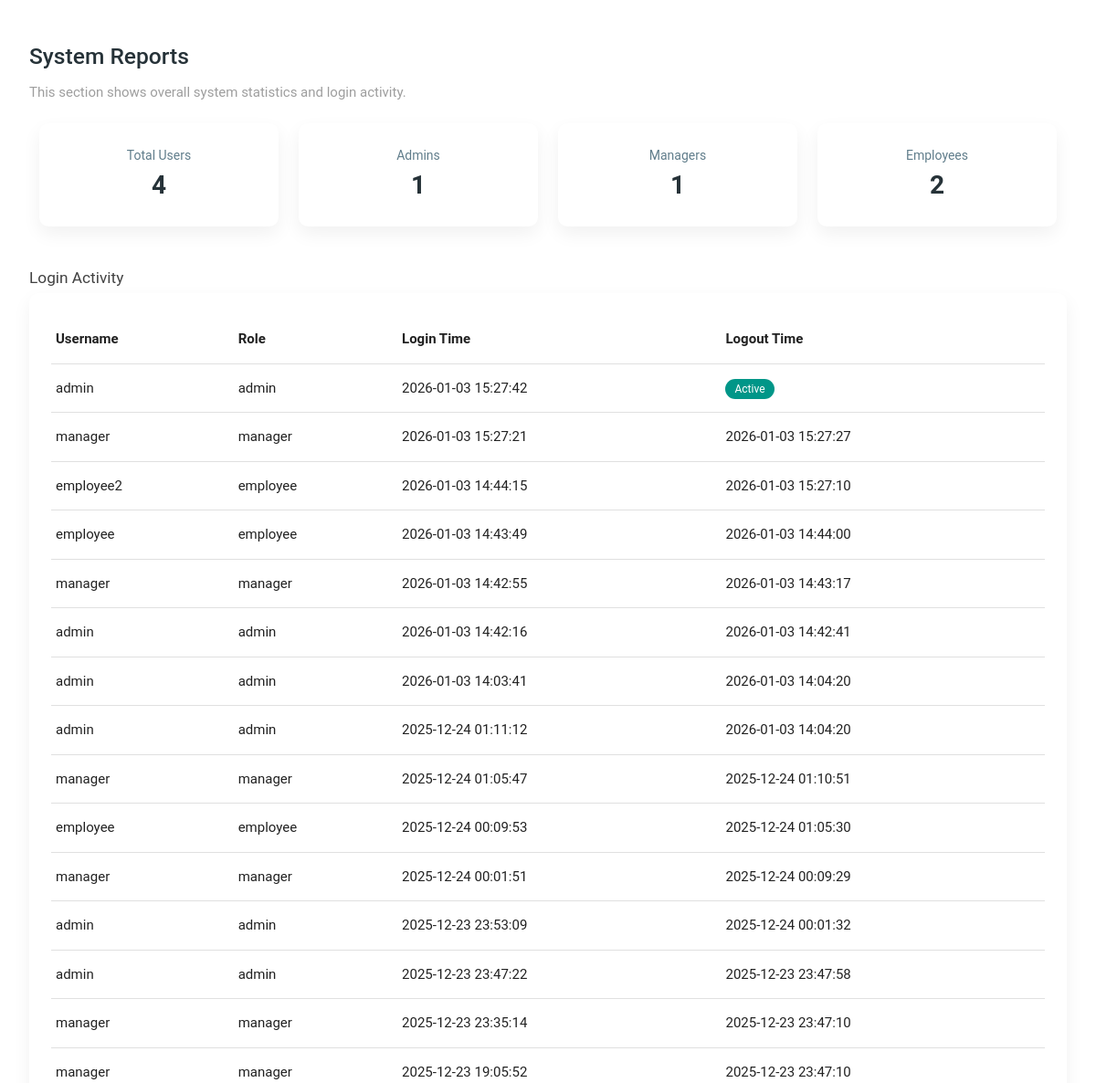
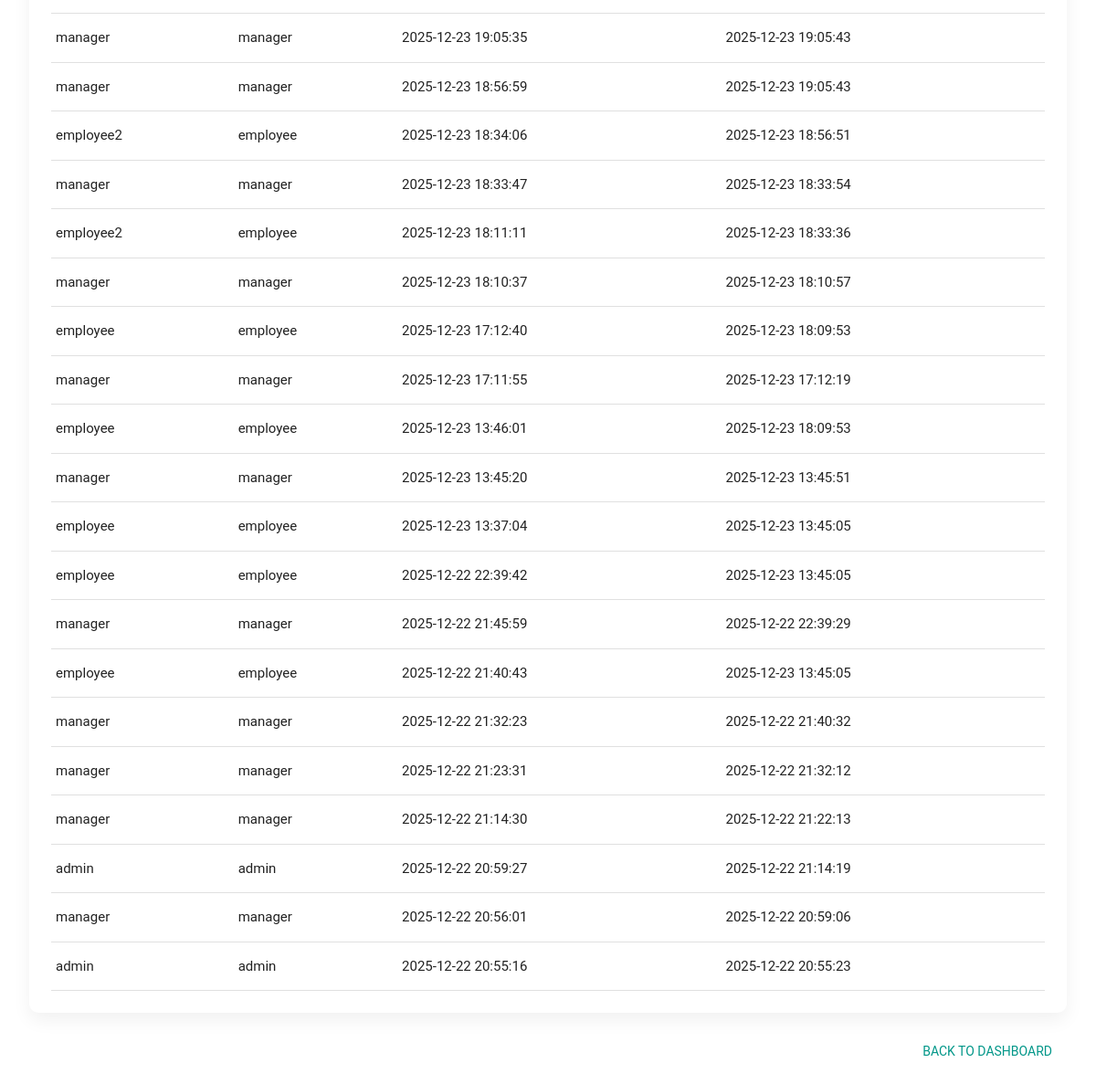
The app's page /reports (signed in) with its own data (2 pictures, top to bottom).
### tables this page shows
CREATE TABLE login_activity (
            id INTEGER PRIMARY KEY AUTOINCREMENT,
            username TEXT,
            role TEXT,
            login_time TEXT,
            logout_time TEXT
        );

### app.py (the view)
@app.route("/reports")
def reports_page():
    if session.get("role") != "admin":
        return redirect(url_for("login"))
    conn = get_db()
    total = conn.execute("SELECT COUNT(*) FROM users").fetchone()[0]
    admins = conn.execute("SELECT COUNT(*) FROM users WHERE role='admin'").fetchone()[0]
    managers = conn.execute("SELECT COUNT(*) FROM users WHERE role='manager'").fetchone()[0]
    employees = conn.execute("SELECT COUNT(*) FROM users WHERE role='employee'").fetchone()[0]
    activity = conn.execute(
        "SELECT username, role, login_time, logout_time FROM login_activity ORDER BY id DESC"
    ).fetchall()
    conn.close()
    return render_template("reports.html",
        total=total,
        admins=admins,
        managers=managers,
        employees=employees,
        activity=activity
    )

### app.py (called while the page is built)
def get_db():
    conn = sqlite3.connect("database.db")
    conn.row_factory = sqlite3.Row
    return conn

### templates/reports.html (shortened to what this page needs)
<!DOCTYPE html>
<html lang="en">
<head>
    <link rel="stylesheet"
          href="https://cdnjs.cloudflare.com/ajax/libs/materialize/1.0.0/css/materialize.min.css">
</head>
<body>
<div class="page">
    <h5 class="page-title">System Reports</h5>
    <p class="grey-text">This section shows overall system statistics and login activity.</p>
    <div class="row">
        <div class="col s12 m6 l3">
            <div class="card stat-card center-align">
                <div class="card-content">
                    <span class="stat-title">Total Users</span>
                    <div class="stat-value">{{ total }}</div>
                </div>
            </div>
        </div>
        <div class="col s12 m6 l3">
            <div class="card stat-card center-align">
                <div class="card-content">
                    <span class="stat-title">Admins</span>
                    <div class="stat-value">{{ admins }}</div>
                </div>
            </div>
        </div>
        <div class="col s12 m6 l3">
            <div class="card stat-card center-align">
                <div class="card-content">
                    <span class="stat-title">Managers</span>
                    <div class="stat-value">{{ managers }}</div>
                </div>
            </div>
        </div>
        <div class="col s12 m6 l3">
            <div class="card stat-card center-align">
                <div class="card-content">
                    <span class="stat-title">Employees</span>
                    <div class="stat-value">{{ employees }}</div>
                </div>
            </div>
        </div>
    </div>
    <h6 class="grey-text text-darken-3" style="margin-top:32px;">
        Login Activity
    </h6>
    <div class="card stat-card">
        <div class="card-content">
            <table class="highlight responsive-table">
                <thead>
                    <tr>
                        <th>Username</th>
                        <th>Role</th>
                        <th>Login Time</th>
                        <th>Logout Time</th>
                    </tr>
                </thead>
                <tbody>
                    {% for a in activity %}
                    <tr>
                        <td>{{ a.username }}</td>
                        <td>{{ a.role }}</td>
                        <td>{{ a.login_time }}</td>
                        <td>
                            {% if a.logout_time %}
                                {{ a.logout_time }}
                            {% else %}
                                <span class="badge-active">Active</span>
                            {% endif %}
                        </td>
                    </tr>
                    {% endfor %}
                </tbody>
            </table>
        </div>
    </div>
    <div class="right-align" style="margin-top: 24px;">
        <a href="/admin" class="btn-flat teal-text">
            Back to Dashboard
        </a>
    </div>
</div>
</body>
</html>

### templates/reports.html (style rules this page uses)
body { margin: 0; background-color: #ffffff; font-family: 'Roboto', sans-serif; }
.page { padding: 32px; }
.page-title { color: #263238; font-weight: 500; }
.stat-card { border-radius: 10px; box-shadow: 0 8px 20px rgba(0,0,0,0.06); }
.stat-title { font-size: 14px; color: #607d8b; }
.stat-value { font-size: 28px; font-weight: 600; color: #263238; }
.badge-active { background-color: #009688; color: #ffffff; padding: 4px 10px; border-radius: 12px; font-size: 12px; }

### records on screen
login_activity: username "admin", role "admin", login_time "2026-01-03 15:27:42", shows "Active"
login_activity: username "manager", role "manager", login_time "2026-01-03 15:27:21", logout_time "2026-01-03 15:27:27"
login_activity: username "employee2", role "employee", login_time "2026-01-03 14:44:15", logout_time "2026-01-03 15:27:10"
login_activity: username "employee", role "employee", login_time "2026-01-03 14:43:49", logout_time "2026-01-03 14:44:00"
login_activity: username "manager", role "manager", login_time "2026-01-03 14:42:55", logout_time "2026-01-03 14:43:17"
login_activity: username "admin", role "admin", login_time "2026-01-03 14:42:16", logout_time "2026-01-03 14:42:41"
login_activity: username "admin", role "admin", login_time "2026-01-03 14:03:41", logout_time "2026-01-03 14:04:20"
login_activity: username "admin", role "admin", login_time "2025-12-24 01:11:12", logout_time "2026-01-03 14:04:20"
login_activity: username "manager", role "manager", login_time "2025-12-24 01:05:47", logout_time "2025-12-24 01:10:51"
login_activity: username "employee", role "employee", login_time "2025-12-24 00:09:53", logout_time "2025-12-24 01:05:30"
login_activity: username "manager", role "manager", login_time "2025-12-24 00:01:51", logout_time "2025-12-24 00:09:29"
login_activity: username "admin", role "admin", login_time "2025-12-23 23:53:09", logout_time "2025-12-24 00:01:32"
login_activity: username "admin", role "admin", login_time "2025-12-23 23:47:22", logout_time "2025-12-23 23:47:58"
login_activity: username "manager", role "manager", login_time "2025-12-23 23:35:14", logout_time "2025-12-23 23:47:10"
login_activity: username "manager", role "manager", login_time "2025-12-23 19:05:52", logout_time "2025-12-23 23:47:10"
login_activity: username "manager", role "manager", login_time "2025-12-23 19:05:35", logout_time "2025-12-23 19:05:43"
login_activity: username "manager", role "manager", login_time "2025-12-23 18:56:59", logout_time "2025-12-23 19:05:43"
login_activity: username "employee2", role "employee", login_time "2025-12-23 18:34:06", logout_time "2025-12-23 18:56:51"
login_activity: username "manager", role "manager", login_time "2025-12-23 18:33:47", logout_time "2025-12-23 18:33:54"
login_activity: username "employee2", role "employee", login_time "2025-12-23 18:11:11", logout_time "2025-12-23 18:33:36"
login_activity: username "manager", role "manager", login_time "2025-12-23 18:10:37", logout_time "2025-12-23 18:10:57"
login_activity: username "employee", role "employee", login_time "2025-12-23 17:12:40", logout_time "2025-12-23 18:09:53"
login_activity: username "manager", role "manager", login_time "2025-12-23 17:11:55", logout_time "2025-12-23 17:12:19"
login_activity: username "employee", role "employee", login_time "2025-12-23 13:46:01", logout_time "2025-12-23 18:09:53"
login_activity: username "manager", role "manager", login_time "2025-12-23 13:45:20", logout_time "2025-12-23 13:45:51"
login_activity: username "employee", role "employee", login_time "2025-12-23 13:37:04", logout_time "2025-12-23 13:45:05"
login_activity: username "employee", role "employee", login_time "2025-12-22 22:39:42", logout_time "2025-12-23 13:45:05"
login_activity: username "manager", role "manager", login_time "2025-12-22 21:45:59", logout_time "2025-12-22 22:39:29"
login_activity: username "employee", role "employee", login_time "2025-12-22 21:40:43", logout_time "2025-12-23 13:45:05"
login_activity: username "manager", role "manager", login_time "2025-12-22 21:32:23", logout_time "2025-12-22 21:40:32"
login_activity: username "manager", role "manager", login_time "2025-12-22 21:23:31", logout_time "2025-12-22 21:32:12"
login_activity: username "manager", role "manager", login_time "2025-12-22 21:14:30", logout_time "2025-12-22 21:22:13"
login_activity: username "admin", role "admin", login_time "2025-12-22 20:59:27", logout_time "2025-12-22 21:14:19"
login_activity: username "manager", role "manager", login_time "2025-12-22 20:56:01", logout_time "2025-12-22 20:59:06"
login_activity: username "admin", role "admin", login_time "2025-12-22 20:55:16", logout_time "2025-12-22 20:55:23"

### other values on screen
{{ total }} "4"
{{ admins }} "1"
{{ managers }} "1"
{{ employees }} "2"
